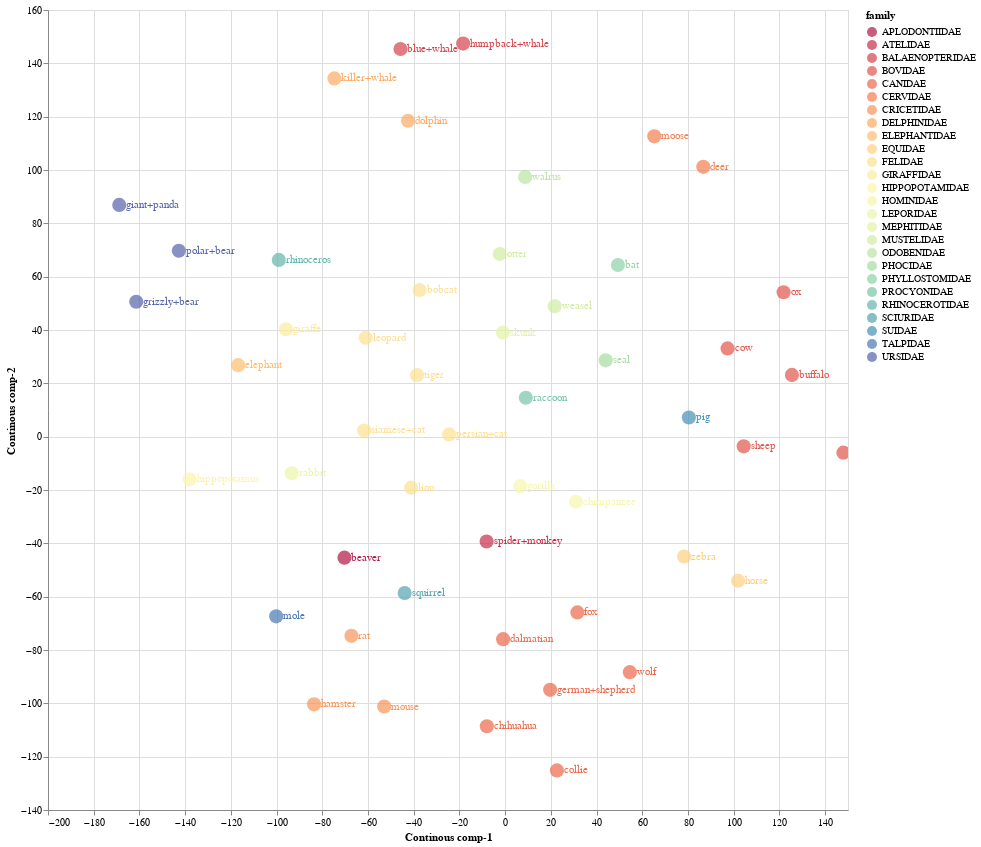

Source (notebook cell):
### Code cell
source = tsne_continous_df1

points = alt.Chart(source).mark_circle(size=200).encode(
    x='Continous comp-1:Q',
    y='Continous comp-2:Q',
    color=alt.Color('family:N', scale=alt.Scale(scheme='Spectral'))
    ).properties(
    width=800,
    height=800
)

text = points.mark_text(
    align='left',
    baseline='middle',
    dx=7
).encode(
    text='classes:N'
)

points.interactive() + text

### Figure 1 — Vega-Lite specification as saved in the notebook (floating-point values rounded to 4 significant figures)
{"config": {"view": {"continuousWidth": 400, "continuousHeight": 300}}, "layer": [{"mark": {"type": "circle", "size": 200}, "encoding": {"color": {"field": "family", "scale": {"scheme": "Spectral"}, "type": "nominal"}, "x": {"field": "Continous comp-1", "type": "quantitative"}, "y": {"field": "Continous comp-2", "type": "quantitative"}}, "height": 800, "selection": {"selector002": {"type": "interval", "bind": "scales", "encodings": ["x", "y"]}}, "width": 800}, {"mark": {"type": "text", "align": "left", "baseline": "middle", "dx": 7}, "encoding": {"color": {"field": "family", "scale": {"scheme": "Spectral"}, "type": "nominal"}, "text": {"field": "classes", "type": "nominal"}, "x": {"field": "Continous comp-1", "type": "quantitative"}, "y": {"field": "Continous comp-2", "type": "quantitative"}}, "height": 800, "width": 800}], "data": {"name": "data-7c9793d8a5db9ad64e9532ccc01a43bd"}, "$schema": "https://vega.github.io/schema/vega-lite/v4.17.0.json", "datasets": {"data-7c9793d8a5db9ad64e9532ccc01a43bd": [{"Continous comp-1": 148.0, "Continous comp-2": -6.005, "classes": "antelope", "order": "ARTIODACTYLA", "family": "BOVIDAE", "K_mean": 17}, {"Continous comp-1": -161.4, "Continous comp-2": 50.58, "classes": "grizzly+bear", "order": "CARNIVORA", "family": "URSIDAE", "K_mean": 7}, {"Continous comp-1": -74.7, "Continous comp-2": 134.3, "classes": "killer+whale", "order": "ARTIODACTYLA", "family": "DELPHINIDAE", "K_mean": 3}, {"Continous comp-1": -70.3, "Continous comp-2": -45.37, "classes": "beaver", "order": "RODENTIA", "family": "APLODONTIIDAE", "K_mean": 1}, {"Continous comp-1": -0.8902, "Continous comp-2": -75.92, "classes": "dalmatian", "order": "CARNIVORA", "family": "CANIDAE", "K_mean": 2}, {"Continous comp-1": -24.53, "Continous comp-2": 0.8478, "classes": "persian+cat", "order": "CARNIVORA", "family": "FELIDAE", "K_mean": 6}, {"Continous comp-1": 101.9, "Continous comp-2": -54.04, "classes": "horse", "order": "PERISSODACTYLA", "family": "EQUIDAE", "K_mean": 13}, {"Continous comp-1": 19.68, "Continous comp-2": -94.94, "classes": "german+shepherd", "order": "CARNIVORA", "family": "CANIDAE", "K_mean": 2}, {"Continous comp-1": -45.79, "Continous comp-2": 145.4, "classes": "blue+whale", "order": "ARTIODACTYLA", "family": "BALAENOPTERIDAE", "K_mean": 15}, {"Continous comp-1": -61.66, "Continous comp-2": 2.325, "classes": "siamese+cat", "order": "CARNIVORA", "family": "FELIDAE", "K_mean": 6}, {"Continous comp-1": -0.9837, "Continous comp-2": 39.04, "classes": "skunk", "order": "CARNIVORA", "family": "MEPHITIDAE", "K_mean": 14}, {"Continous comp-1": -100.2, "Continous comp-2": -67.38, "classes": "mole", "order": "EULIPOTYPHLA", "family": "TALPIDAE", "K_mean": 22}, {"Continous comp-1": -38.53, "Continous comp-2": 23.07, "classes": "tiger", "order": "CARNIVORA", "family": "FELIDAE", "K_mean": 5}, {"Continous comp-1": -138.0, "Continous comp-2": -16.02, "classes": "hippopotamus", "order": "ARTIODACTYLA", "family": "HIPPOPOTAMIDAE", "K_mean": 20}, {"Continous comp-1": -61.02, "Continous comp-2": 37.05, "classes": "leopard", "order": "CARNIVORA", "family": "FELIDAE", "K_mean": 5}, {"Continous comp-1": 65.25, "Continous comp-2": 112.6, "classes": "moose", "order": "ARTIODACTYLA", "family": "CERVIDAE", "K_mean": 8}, {"Continous comp-1": -8.097, "Continous comp-2": -39.3, "classes": "spider+monkey", "order": "PRIMATES", "family": "ATELIDAE", "K_mean": 25}, {"Continous comp-1": -18.39, "Continous comp-2": 147.4, "classes": "humpback+whale", "order": "ARTIODACTYLA", "family": "BALAENOPTERIDAE", "K_mean": 15}, {"Continous comp-1": -116.8, "Continous comp-2": 26.82, "classes": "elephant", "order": "PROBOSCIDEA", "family": "ELEPHANTIDAE", "K_mean": 9}, {"Continous comp-1": 6.617, "Continous comp-2": -18.57, "classes": "gorilla", "order": "PRIMATES", "family": "HOMINIDAE", "K_mean": 12}, {"Continous comp-1": 121.8, "Continous comp-2": 54.17, "classes": "ox", "order": "ARTIODACTYLA", "family": "BOVIDAE", "K_mean": 4}, {"Continous comp-1": 31.61, "Continous comp-2": -65.89, "classes": "fox", "order": "CARNIVORA", "family": "CANIDAE", "K_mean": 19}, {"Continous comp-1": 104.4, "Continous comp-2": -3.627, "classes": "sheep", "order": "ARTIODACTYLA", "family": "BOVIDAE", "K_mean": 11}, {"Continous comp-1": 43.98, "Continous comp-2": 28.61, "classes": "seal", "order": "CARNIVORA", "family": "PHOCIDAE", "K_mean": 24}, {"Continous comp-1": 30.95, "Continous comp-2": -24.39, "classes": "chimpanzee", "order": "PRIMATES", "family": "HOMINIDAE", "K_mean": 12}, {"Continous comp-1": -83.6, "Continous comp-2": -100.4, "classes": "hamster", "order": "RODENTIA", "family": "CRICETIDAE", "K_mean": 18}, {"Continous comp-1": -43.96, "Continous comp-2": -58.67, "classes": "squirrel", "order": "RODENTIA", "family": "SCIURIDAE", "K_mean": 1}, {"Continous comp-1": -99.02, "Continous comp-2": 66.28, "classes": "rhinoceros", "order": "PERISSODACTYLA", "family": "RHINOCEROTIDAE", "K_mean": 9}, {"Continous comp-1": -93.35, "Continous comp-2": -13.71, "classes": "rabbit", "order": "LAGOMORPHA", "family": "LEPORIDAE", "K_mean": 0}, {"Continous comp-1": 49.35, "Continous comp-2": 64.39, "classes": "bat", "order": "CHIROPTERA", "family": "PHYLLOSTOMIDAE", "K_mean": 21}, {"Continous comp-1": -95.87, "Continous comp-2": 40.28, "classes": "giraffe", "order": "ARTIODACTYLA", "family": "GIRAFFIDAE", "K_mean": 9}, {"Continous comp-1": 54.56, "Continous comp-2": -88.31, "classes": "wolf", "order": "CARNIVORA", "family": "CANIDAE", "K_mean": 19}, {"Continous comp-1": -7.995, "Continous comp-2": -108.6, "classes": "chihuahua", "order": "CARNIVORA", "family": "CANIDAE", "K_mean": 2}, {"Continous comp-1": -67.24, "Continous comp-2": -74.69, "classes": "rat", "order": "RODENTIA", "family": "CRICETIDAE", "K_mean": 18}, {"Continous comp-1": 21.68, "Continous comp-2": 48.94, "classes": "weasel", "order": "CARNIVORA", "family": "MUSTELIDAE", "K_mean": 14}, {"Continous comp-1": -2.354, "Continous comp-2": 68.5, "classes": "otter", "order": "CARNIVORA", "family": "MUSTELIDAE", "K_mean": 10}, {"Continous comp-1": 125.5, "Continous comp-2": 23.15, "classes": "buffalo", "order": "ARTIODACTYLA", "family": "BOVIDAE", "K_mean": 4}, {"Continous comp-1": 78.3, "Continous comp-2": -44.95, "classes": "zebra", "order": "PERISSODACTYLA", "family": "EQUIDAE", "K_mean": 23}, {"Continous comp-1": -168.8, "Continous comp-2": 86.92, "classes": "giant+panda", "order": "CARNIVORA", "family": "URSIDAE", "K_mean": 16}, {"Continous comp-1": 86.68, "Continous comp-2": 101.2, "classes": "deer", "order": "ARTIODACTYLA", "family": "CERVIDAE", "K_mean": 8}, {"Continous comp-1": -37.44, "Continous comp-2": 55.02, "classes": "bobcat", "order": "CARNIVORA", "family": "FELIDAE", "K_mean": 6}, {"Continous comp-1": 80.38, "Continous comp-2": 7.203, "classes": "pig", "order": "ARTIODACTYLA", "family": "SUIDAE", "K_mean": 11}, {"Continous comp-1": -41.13, "Continous comp-2": -19.13, "classes": "lion", "order": "CARNIVORA", "family": "FELIDAE", "K_mean": 6}, {"Continous comp-1": -52.93, "Continous comp-2": -101.2, "classes": "mouse", "order": "RODENTIA", "family": "CRICETIDAE", "K_mean": 18}, {"Continous comp-1": -142.8, "Continous comp-2": 69.71, "classes": "polar+bear", "order": "CARNIVORA", "family": "URSIDAE", "K_mean": 7}, {"Continous comp-1": 22.66, "Continous comp-2": -125.2, "classes": "collie", "order": "CARNIVORA", "family": "CANIDAE", "K_mean": 2}, {"Continous comp-1": 8.756, "Continous comp-2": 97.42, "classes": "walrus", "order": "CARNIVORA", "family": "ODOBENIDAE", "K_mean": 10}, {"Continous comp-1": 9.035, "Continous comp-2": 14.6, "classes": "raccoon", "order": "CARNIVORA", "family": "PROCYONIDAE", "K_mean": 14}, {"Continous comp-1": 97.31, "Continous comp-2": 33.1, "classes": "cow", "order": "ARTIODACTYLA", "family": "BOVIDAE", "K_mean": 4}, {"Continous comp-1": -42.49, "Continous comp-2": 118.5, "classes": "dolphin", "order": "ARTIODACTYLA", "family": "DELPHINIDAE", "K_mean": 15}]}}
